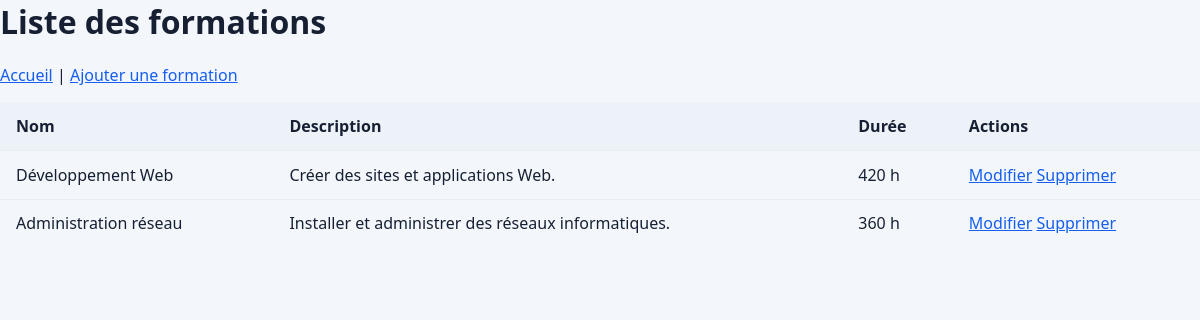
Screenshot of /formations/index.php with the database file from the repository.
### tables this page shows
CREATE TABLE IF NOT EXISTS formations (
    id_formation INT UNSIGNED AUTO_INCREMENT PRIMARY KEY,
    nom VARCHAR(120) NOT NULL,
    description TEXT NOT NULL,
    duree_heures SMALLINT UNSIGNED NOT NULL
);

### formations/index.php (the view, shortened to what this page needs)
<?php
require_once('../database/connexion.php');
$requete = $pdo->query("SELECT * FROM formations");
$formations = $requete->fetchAll(PDO::FETCH_ASSOC);
?>
<!DOCTYPE html>
<html lang="fr">
<head>
    <link rel="stylesheet" href="../assets/style.css">
</head>
<body>
    <h1>Liste des formations</h1>
    <p><a href="../">Accueil</a> | <a href="create.php">Ajouter une formation</a></p>
    <table>
        <tr><th>Nom</th><th>Description</th><th>Durée</th><th>Actions</th></tr>
        <?php foreach ($formations as $formation) { ?>
            <tr>
                <td><?= htmlspecialchars($formation['nom']) ?></td>
                <td><?= htmlspecialchars($formation['description']) ?></td>
                <td><?= htmlspecialchars($formation['duree_heures']) ?> h</td>
                <td>
                    <a href="edit.php?id=<?= $formation['id_formation'] ?>">Modifier</a>
                    <a href="delete.php?id=<?= $formation['id_formation'] ?>">Supprimer</a>
                </td>
            </tr>
        <?php } ?>
    </table>
</body>
</html>

### assets/style.css (style rules this page uses)
:root { color-scheme: light; font-family: system-ui, -apple-system, "Segoe UI", sans-serif; color: #172033; background: #f3f6fb; }
* { box-sizing: border-box; }
body { margin: 0; }
a { color: #155eef; }
h1 { margin-top: 0; }
table { width: 100%; border-collapse: collapse; }
th, td { padding: 0.8rem 1rem; text-align: left; vertical-align: top; border-bottom: 1px solid #e8edf4; }
th { background: #edf2f8; white-space: nowrap; }
tr:last-child td { border-bottom: 0; }

### rows the page displays
formations: nom "Développement Web", description "Créer des sites et applications Web.", duree_heures "420"
formations: nom "Administration réseau", description "Installer et administrer des réseaux informatiques.", duree_heures "360"
